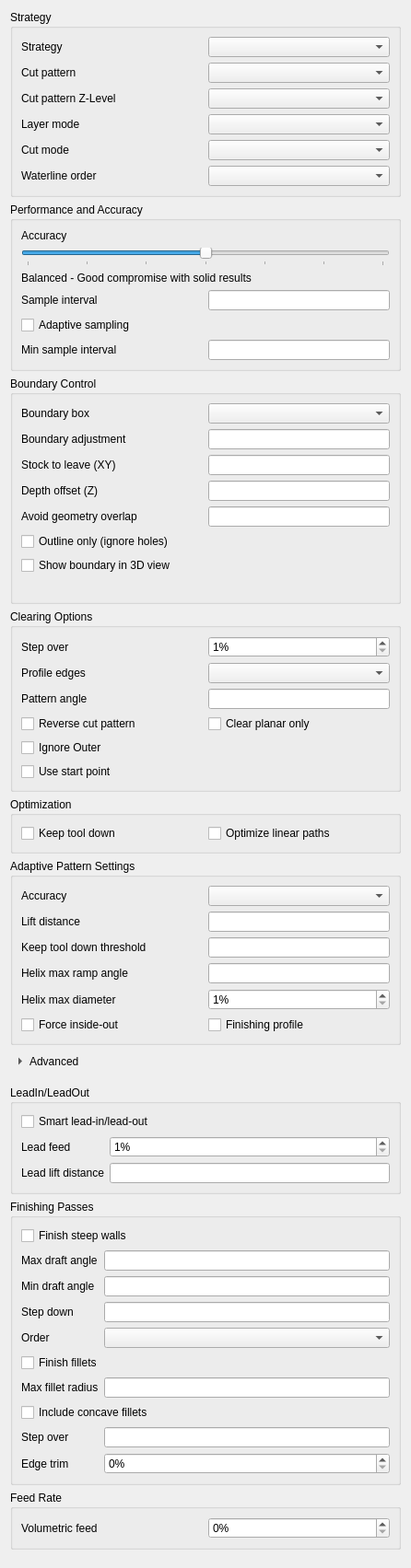
<?xml version="1.0" encoding="UTF-8"?>
<ui version="4.0">
 <class>Form</class>
 <widget class="QWidget" name="Form">
  <property name="geometry">
   <rect>
    <x>0</x>
    <y>0</y>
    <width>446</width>
    <height>1334</height>
   </rect>
  </property>
  <property name="windowTitle">
   <string notr="true">Form</string>
  </property>
  <layout class="QVBoxLayout" name="verticalLayout">
   <item>
    <widget class="QGroupBox" name="strategyGroup">
     <property name="title">
      <string>Strategy</string>
     </property>
     <property name="checkable">
      <bool>false</bool>
     </property>
     <layout class="QGridLayout" name="gridLayout">
      <item row="0" column="0">
       <widget class="QLabel" name="strategySelect_label">
        <property name="text">
         <string>Strategy</string>
        </property>
       </widget>
      </item>
      <item row="0" column="1">
       <widget class="QComboBox" name="strategySelect"/>
      </item>
      <item row="1" column="0">
       <widget class="QLabel" name="cutPattern_label">
        <property name="text">
         <string>Cut pattern</string>
        </property>
       </widget>
      </item>
      <item row="1" column="1">
       <widget class="QComboBox" name="cutPattern"/>
      </item>
      <item row="2" column="0">
       <widget class="QLabel" name="cutPatternZLevel_label">
        <property name="text">
         <string>Cut pattern Z-Level</string>
        </property>
       </widget>
      </item>
      <item row="2" column="1">
       <widget class="QComboBox" name="cutPatternZLevel"/>
      </item>
      <item row="3" column="0">
       <widget class="QLabel" name="layerMode_label">
        <property name="text">
         <string>Layer mode</string>
        </property>
       </widget>
      </item>
      <item row="3" column="1">
       <widget class="QComboBox" name="layerMode"/>
      </item>
      <item row="4" column="0">
       <widget class="QLabel" name="cutMode_label">
        <property name="text">
         <string>Cut mode</string>
        </property>
       </widget>
      </item>
      <item row="4" column="1">
       <widget class="QComboBox" name="cutMode"/>
      </item>
      <item row="5" column="0">
       <widget class="QLabel" name="waterlineOrder_label">
        <property name="text">
         <string>Waterline order</string>
        </property>
       </widget>
      </item>
      <item row="5" column="1">
       <widget class="QComboBox" name="waterlineOrder"/>
      </item>
     </layout>
    </widget>
   </item>
   <item>
    <widget class="QGroupBox" name="performanceAccuracyGroup">
     <property name="title">
      <string>Performance and Accuracy</string>
     </property>
     <property name="checkable">
      <bool>false</bool>
     </property>
     <property name="checked">
      <bool>false</bool>
     </property>
     <layout class="QGridLayout" name="gridLayout_1">
      <item row="0" column="0" colspan="2">
       <widget class="QFrame" name="accuracyFrame">
        <property name="toolTip">
         <string>Controls the smoothness of the mesh generated from the solid model.
Does not affect the toolpath point spacing (Sample Interval).</string>
        </property>
        <property name="frameShape">
         <enum>QFrame::NoFrame</enum>
        </property>
        <property name="frameShadow">
         <enum>QFrame::Raised</enum>
        </property>
        <layout class="QVBoxLayout" name="verticalLayout_accuracy">
         <property name="leftMargin">
          <number>0</number>
         </property>
         <property name="topMargin">
          <number>0</number>
         </property>
         <property name="rightMargin">
          <number>0</number>
         </property>
         <property name="bottomMargin">
          <number>0</number>
         </property>
         <item>
          <widget class="QLabel" name="label">
           <property name="text">
            <string>Accuracy</string>
           </property>
          </widget>
         </item>
         <item>
          <widget class="QSlider" name="accuracySlider">
           <property name="toolTip">
            <string>Adjust mesh quality vs processing speed: 1=Fastest (coarse), 7=Ultra (fine)</string>
           </property>
           <property name="minimum">
            <number>1</number>
           </property>
           <property name="maximum">
            <number>7</number>
           </property>
           <property name="value">
            <number>4</number>
           </property>
           <property name="orientation">
            <enum>Qt::Horizontal</enum>
           </property>
           <property name="tickPosition">
            <enum>QSlider::TicksBelow</enum>
           </property>
           <property name="tickInterval">
            <number>1</number>
           </property>
          </widget>
         </item>
         <item>
          <widget class="QLabel" name="accuracyDescription">
           <property name="toolTip">
            <string>Description of current mesh accuracy level</string>
           </property>
           <property name="text">
            <string>Balanced - Good compromise with solid results</string>
           </property>
          </widget>
         </item>
        </layout>
       </widget>
      </item>
      <item row="1" column="0">
       <widget class="QLabel" name="sampleInterval_label">
        <property name="text">
         <string>Sample interval</string>
        </property>
       </widget>
      </item>
      <item row="1" column="1">
       <widget class="Gui::InputField" name="sampleInterval">
        <property name="sizePolicy">
         <sizepolicy hsizetype="Minimum" vsizetype="Fixed">
          <horstretch>0</horstretch>
          <verstretch>0</verstretch>
         </sizepolicy>
        </property>
        <property name="unit" stdset="0">
         <string notr="true">mm</string>
        </property>
       </widget>
      </item>
      <item row="2" column="0">
       <widget class="QCheckBox" name="adaptiveSampling">
        <property name="text">
         <string>Adaptive sampling</string>
        </property>
       </widget>
      </item>
      <item row="3" column="0">
       <widget class="QLabel" name="minSampleInterval_label">
        <property name="text">
         <string>Min sample interval</string>
        </property>
       </widget>
      </item>
      <item row="3" column="1">
       <widget class="Gui::InputField" name="minSampleInterval">
        <property name="sizePolicy">
         <sizepolicy hsizetype="Minimum" vsizetype="Fixed">
          <horstretch>0</horstretch>
          <verstretch>0</verstretch>
         </sizepolicy>
        </property>
        <property name="unit" stdset="0">
         <string notr="true">mm</string>
        </property>
       </widget>
      </item>
     </layout>
    </widget>
   </item>
   <item>
    <widget class="QGroupBox" name="boundaryGroup">
     <property name="title">
      <string>Boundary Control</string>
     </property>
     <property name="checkable">
      <bool>false</bool>
     </property>
     <property name="checked">
      <bool>false</bool>
     </property>
     <layout class="QGridLayout" name="gridLayout_2">
      <item row="0" column="0">
       <widget class="QLabel" name="boundBoxSelect_label">
        <property name="text">
         <string>Boundary box</string>
        </property>
       </widget>
      </item>
      <item row="0" column="1">
       <widget class="QComboBox" name="boundBoxSelect"/>
      </item>
      <item row="1" column="0">
       <widget class="QLabel" name="boundaryAdjustment_label">
        <property name="text">
         <string>Boundary adjustment</string>
        </property>
       </widget>
      </item>
      <item row="1" column="1">
       <widget class="Gui::InputField" name="boundaryAdjustment">
        <property name="sizePolicy">
         <sizepolicy hsizetype="Minimum" vsizetype="Fixed">
          <horstretch>0</horstretch>
          <verstretch>0</verstretch>
         </sizepolicy>
        </property>
        <property name="unit" stdset="0">
         <string notr="true">mm</string>
        </property>
       </widget>
      </item>
      <item row="2" column="0">
       <widget class="QLabel" name="stockToLeave_label">
        <property name="text">
         <string>Stock to leave (XY)</string>
        </property>
       </widget>
      </item>
      <item row="2" column="1">
       <widget class="Gui::InputField" name="stockToLeave">
        <property name="sizePolicy">
         <sizepolicy hsizetype="Minimum" vsizetype="Fixed">
          <horstretch>0</horstretch>
          <verstretch>0</verstretch>
         </sizepolicy>
        </property>
        <property name="unit" stdset="0">
         <string notr="true">mm</string>
        </property>
       </widget>
      </item>
      <item row="3" column="0">
       <widget class="QLabel" name="depthOffset_label">
        <property name="text">
         <string>Depth offset (Z)</string>
        </property>
       </widget>
      </item>
      <item row="3" column="1">
       <widget class="Gui::InputField" name="depthOffset">
        <property name="sizePolicy">
         <sizepolicy hsizetype="Minimum" vsizetype="Fixed">
          <horstretch>0</horstretch>
          <verstretch>0</verstretch>
         </sizepolicy>
        </property>
        <property name="unit" stdset="0">
         <string notr="true">mm</string>
        </property>
       </widget>
      </item>
      <item row="4" column="0">
       <widget class="QLabel" name="avoidGeometryOverlap_label">
        <property name="text">
         <string>Avoid geometry overlap</string>
        </property>
       </widget>
      </item>
      <item row="4" column="1">
       <widget class="Gui::InputField" name="avoidGeometryOverlap">
        <property name="sizePolicy">
         <sizepolicy hsizetype="Minimum" vsizetype="Fixed">
          <horstretch>0</horstretch>
          <verstretch>0</verstretch>
         </sizepolicy>
        </property>
        <property name="unit" stdset="0">
         <string notr="true">mm</string>
        </property>
       </widget>
      </item>
      <item row="5" column="0" colspan="2">
       <widget class="QCheckBox" name="boundaryOutline">
        <property name="toolTip">
         <string>Limit the scan by the outer outline of the selected faces only, machining over their holes. Off: holes in the selected faces are kept out.</string>
        </property>
        <property name="text">
         <string>Outline only (ignore holes)</string>
        </property>
       </widget>
      </item>
      <item row="7" column="0" colspan="2">
       <widget class="QLabel" name="boundaryPreviewStatus">
        <property name="wordWrap">
         <bool>true</bool>
        </property>
        <property name="text">
         <string notr="true"/>
        </property>
       </widget>
      </item>
      <item row="6" column="0" colspan="2">
       <widget class="QCheckBox" name="showBoundaryPreview">
        <property name="toolTip">
         <string>Draws the operation's boundary in the 3D view while this panel is open: the outline (dashed), the region the tool center may visit (solid) and the Avoid Geometry zones.</string>
        </property>
        <property name="text">
         <string>Show boundary in 3D view</string>
        </property>
       </widget>
      </item>
     </layout>
    </widget>
   </item>
   <item>
    <widget class="QGroupBox" name="clearingOptionsGroup">
     <property name="title">
      <string>Clearing Options</string>
     </property>
     <property name="checkable">
      <bool>false</bool>
     </property>
     <property name="checked">
      <bool>false</bool>
     </property>
     <layout class="QGridLayout" name="gridLayout_3">
      <item row="0" column="0">
       <widget class="QLabel" name="stepOver_label">
        <property name="text">
         <string>Step over</string>
        </property>
       </widget>
      </item>
      <item row="0" column="1">
       <widget class="QSpinBox" name="stepOver">
        <property name="suffix">
         <string>%</string>
        </property>
        <property name="minimum">
         <number>1</number>
        </property>
        <property name="maximum">
         <number>100</number>
        </property>
        <property name="singleStep">
         <number>5</number>
        </property>
        <property name="decimals" stdset="0">
         <number>1</number>
        </property>
       </widget>
      </item>
      <item row="1" column="0">
       <widget class="QLabel" name="profileEdges_label">
        <property name="text">
         <string>Profile edges</string>
        </property>
       </widget>
      </item>
      <item row="1" column="1">
       <widget class="QComboBox" name="profileEdges"/>
      </item>
      <item row="2" column="0">
       <widget class="QLabel" name="cutPatternAngle_label">
        <property name="text">
         <string>Pattern angle</string>
        </property>
       </widget>
      </item>
      <item row="2" column="1">
       <widget class="Gui::InputField" name="cutPatternAngle">
        <property name="sizePolicy">
         <sizepolicy hsizetype="Minimum" vsizetype="Fixed">
          <horstretch>0</horstretch>
          <verstretch>0</verstretch>
         </sizepolicy>
        </property>
        <property name="unit" stdset="0">
         <string notr="true">deg</string>
        </property>
       </widget>
      </item>
      <item row="3" column="0">
       <widget class="QCheckBox" name="cutPatternReversed">
        <property name="text">
         <string>Reverse cut pattern</string>
        </property>
       </widget>
      </item>
      <item row="3" column="1">
       <widget class="QCheckBox" name="clearPlanarOnly">
        <property name="text">
         <string>Clear planar only</string>
        </property>
       </widget>
      </item>
      <item row="4" column="0">
       <widget class="QCheckBox" name="ignoreOuter">
        <property name="text">
         <string>Ignore Outer</string>
        </property>
       </widget>
      </item>
      <item row="5" column="0">
       <widget class="QCheckBox" name="useStartPoint">
        <property name="text">
         <string>Use start point</string>
        </property>
       </widget>
      </item>
     </layout>
    </widget>
   </item>
   <item>
    <widget class="QGroupBox" name="optimizationGroup">
     <property name="title">
      <string>Optimization</string>
     </property>
     <property name="flat">
      <bool>false</bool>
     </property>
     <property name="checkable">
      <bool>false</bool>
     </property>
     <property name="checked">
      <bool>false</bool>
     </property>
     <layout class="QGridLayout" name="gridLayout_4">
      <item row="0" column="0">
       <widget class="QCheckBox" name="keepToolDown">
        <property name="text">
         <string>Keep tool down</string>
        </property>
       </widget>
      </item>
      <item row="0" column="1">
       <widget class="QCheckBox" name="optimizeEnabled">
        <property name="text">
         <string>Optimize linear paths</string>
        </property>
       </widget>
      </item>
     </layout>
    </widget>
   </item>
   <item>
    <spacer name="verticalSpacer">
     <property name="orientation">
      <enum>Qt::Vertical</enum>
     </property>
     <property name="sizeHint" stdset="0">
      <size>
       <width>20</width>
       <height>40</height>
      </size>
     </property>
    </spacer>
   </item>
   <item>
    <widget class="QGroupBox" name="adaptivePatternGroup">
     <property name="title">
      <string>Adaptive Pattern Settings</string>
     </property>
     <layout class="QGridLayout" name="gridLayout_5">
      <item row="0" column="0">
       <widget class="QLabel" name="adaptivePatternAccuracy_label">
        <property name="text">
         <string>Accuracy</string>
        </property>
       </widget>
      </item>
      <item row="0" column="1">
       <widget class="QComboBox" name="adaptivePatternAccuracy"/>
      </item>
      <item row="1" column="0">
       <widget class="QLabel" name="liftDistance_label">
        <property name="text">
         <string>Lift distance</string>
        </property>
       </widget>
      </item>
      <item row="1" column="1">
       <widget class="Gui::InputField" name="liftDistance">
        <property name="sizePolicy">
         <sizepolicy hsizetype="Minimum" vsizetype="Fixed">
          <horstretch>0</horstretch>
          <verstretch>0</verstretch>
         </sizepolicy>
        </property>
        <property name="unit" stdset="0">
         <string notr="true">mm</string>
        </property>
       </widget>
      </item>
      <item row="2" column="0">
       <widget class="QLabel" name="keepToolDownThreshold_label">
        <property name="text">
         <string>Keep tool down threshold</string>
        </property>
       </widget>
      </item>
      <item row="2" column="1">
       <widget class="Gui::InputField" name="keepToolDownThreshold">
        <property name="sizePolicy">
         <sizepolicy hsizetype="Minimum" vsizetype="Fixed">
          <horstretch>0</horstretch>
          <verstretch>0</verstretch>
         </sizepolicy>
        </property>
        <property name="unit" stdset="0">
         <string notr="true"/>
        </property>
       </widget>
      </item>
      <item row="3" column="0">
       <widget class="QLabel" name="helixMaxRampAngle_label">
        <property name="text">
         <string>Helix max ramp angle</string>
        </property>
       </widget>
      </item>
      <item row="3" column="1">
       <widget class="Gui::InputField" name="helixMaxRampAngle">
        <property name="sizePolicy">
         <sizepolicy hsizetype="Minimum" vsizetype="Fixed">
          <horstretch>0</horstretch>
          <verstretch>0</verstretch>
         </sizepolicy>
        </property>
        <property name="unit" stdset="0">
         <string notr="true">deg</string>
        </property>
       </widget>
      </item>
      <item row="4" column="0">
       <widget class="QLabel" name="helixMaxDiameter_label">
        <property name="text">
         <string>Helix max diameter</string>
        </property>
       </widget>
      </item>
      <item row="4" column="1">
       <widget class="QSpinBox" name="helixMaxDiameter">
        <property name="suffix">
         <string>%</string>
        </property>
        <property name="minimum">
         <number>1</number>
        </property>
        <property name="maximum">
         <number>100</number>
        </property>
        <property name="singleStep">
         <number>5</number>
        </property>
        <property name="decimals" stdset="0">
         <number>1</number>
        </property>
       </widget>
      </item>
      <item row="5" column="0">
       <widget class="QCheckBox" name="forceInsideOut">
        <property name="text">
         <string>Force inside-out</string>
        </property>
       </widget>
      </item>
      <item row="5" column="1">
       <widget class="QCheckBox" name="finishingProfile">
        <property name="text">
         <string>Finishing profile</string>
        </property>
       </widget>
      </item>
     </layout>
    </widget>
   </item>
   <item>
    <widget class="QToolButton" name="advancedToggle">
     <property name="text">
      <string>Advanced</string>
     </property>
     <property name="checkable">
      <bool>true</bool>
     </property>
     <property name="autoRaise">
      <bool>true</bool>
     </property>
     <property name="toolButtonStyle">
      <enum>Qt::ToolButtonTextBesideIcon</enum>
     </property>
     <property name="arrowType">
      <enum>Qt::RightArrow</enum>
     </property>
    </widget>
   </item>
   <item>
    <widget class="QWidget" name="advancedContent">
     <layout class="QVBoxLayout" name="verticalLayout_advanced">
      <property name="leftMargin">
       <number>0</number>
      </property>
      <property name="rightMargin">
       <number>0</number>
      </property>
      <item>
       <widget class="QGroupBox" name="leadsGroup">
        <property name="title">
         <string>LeadIn/LeadOut</string>
        </property>
        <layout class="QGridLayout" name="gridLayout_leads">
              <item row="0" column="0" colspan="2">
               <widget class="QCheckBox" name="leadInOut">
                <property name="text">
                 <string>Smart lead-in/lead-out</string>
                </property>
               </widget>
              </item>
              <item row="1" column="0">
               <widget class="QLabel" name="leadFeed_label">
                <property name="text">
                 <string>Lead feed</string>
                </property>
               </widget>
              </item>
              <item row="1" column="1">
               <widget class="QSpinBox" name="leadFeed">
                <property name="suffix">
                 <string>%</string>
                </property>
                <property name="minimum">
                 <number>1</number>
                </property>
                <property name="maximum">
                 <number>100</number>
                </property>
                <property name="singleStep">
                 <number>5</number>
                </property>
               </widget>
              </item>
              <item row="2" column="0">
               <widget class="QLabel" name="leadLiftDistance_label">
                <property name="text">
                 <string>Lead lift distance</string>
                </property>
               </widget>
              </item>
              <item row="2" column="1">
               <widget class="Gui::InputField" name="leadLiftDistance">
                <property name="unit" stdset="0">
                 <string>mm</string>
                </property>
               </widget>
              </item>
        </layout>
       </widget>
      </item>
      <item>
       <widget class="QGroupBox" name="finishingGroup">
        <property name="title">
         <string>Finishing Passes</string>
        </property>
        <layout class="QGridLayout" name="gridLayout_finishing">
              <item row="0" column="0" colspan="2">
               <widget class="QCheckBox" name="finishSteepWalls">
                <property name="text">
                 <string>Finish steep walls</string>
                </property>
               </widget>
              </item>
              <item row="1" column="0">
               <widget class="QLabel" name="steepMaxDraftAngle_label">
                <property name="text">
                 <string>Max draft angle</string>
                </property>
               </widget>
              </item>
              <item row="1" column="1">
               <widget class="Gui::InputField" name="steepMaxDraftAngle">
                <property name="unit" stdset="0">
                 <string>°</string>
                </property>
               </widget>
              </item>
              <item row="2" column="0">
               <widget class="QLabel" name="steepMinDraftAngle_label">
                <property name="text">
                 <string>Min draft angle</string>
                </property>
               </widget>
              </item>
              <item row="2" column="1">
               <widget class="Gui::InputField" name="steepMinDraftAngle">
                <property name="unit" stdset="0">
                 <string>°</string>
                </property>
               </widget>
              </item>
              <item row="3" column="0">
               <widget class="QLabel" name="steepStepDown_label">
                <property name="text">
                 <string>Step down</string>
                </property>
               </widget>
              </item>
              <item row="3" column="1">
               <widget class="Gui::InputField" name="steepStepDown">
                <property name="unit" stdset="0">
                 <string>mm</string>
                </property>
               </widget>
              </item>
              <item row="4" column="0">
               <widget class="QLabel" name="steepOrder_label">
                <property name="text">
                 <string>Order</string>
                </property>
               </widget>
              </item>
              <item row="4" column="1">
               <widget class="QComboBox" name="steepOrder"/>
              </item>
              <item row="5" column="0" colspan="2">
               <widget class="QCheckBox" name="finishFillets">
                <property name="text">
                 <string>Finish fillets</string>
                </property>
               </widget>
              </item>
              <item row="6" column="0">
               <widget class="QLabel" name="filletMaxRadius_label">
                <property name="text">
                 <string>Max fillet radius</string>
                </property>
               </widget>
              </item>
              <item row="6" column="1">
               <widget class="Gui::InputField" name="filletMaxRadius">
                <property name="unit" stdset="0">
                 <string>mm</string>
                </property>
               </widget>
              </item>
              <item row="7" column="0" colspan="2">
               <widget class="QCheckBox" name="filletIncludeConcave">
                <property name="text">
                 <string>Include concave fillets</string>
                </property>
               </widget>
              </item>
              <item row="8" column="0">
               <widget class="QLabel" name="filletStepOver_label">
                <property name="text">
                 <string>Step over</string>
                </property>
               </widget>
              </item>
              <item row="8" column="1">
               <widget class="Gui::InputField" name="filletStepOver">
                <property name="unit" stdset="0">
                 <string>mm</string>
                </property>
               </widget>
              </item>
              <item row="9" column="0">
               <widget class="QLabel" name="filletEdgeTrim_label">
                <property name="text">
                 <string>Edge trim</string>
                </property>
               </widget>
              </item>
              <item row="9" column="1">
               <widget class="QSpinBox" name="filletEdgeTrim">
                <property name="suffix">
                 <string>%</string>
                </property>
                <property name="minimum">
                 <number>0</number>
                </property>
                <property name="maximum">
                 <number>100</number>
                </property>
                <property name="singleStep">
                 <number>5</number>
                </property>
               </widget>
              </item>
        </layout>
       </widget>
      </item>
      <item>
       <widget class="QGroupBox" name="feedGroup">
        <property name="title">
         <string>Feed Rate</string>
        </property>
        <layout class="QGridLayout" name="gridLayout_feed">
              <item row="0" column="0">
               <widget class="QLabel" name="volumetricFeedPercent_label">
                <property name="text">
                 <string>Volumetric feed</string>
                </property>
               </widget>
              </item>
              <item row="0" column="1">
               <widget class="QSpinBox" name="volumetricFeedPercent">
                <property name="suffix">
                 <string>%</string>
                </property>
                <property name="minimum">
                 <number>0</number>
                </property>
                <property name="maximum">
                 <number>100</number>
                </property>
                <property name="singleStep">
                 <number>5</number>
                </property>
               </widget>
              </item>
        </layout>
       </widget>
      </item>
     </layout>
    </widget>
   </item>
  </layout>
 </widget>
 <customwidgets>
  <customwidget>
   <class>Gui::InputField</class>
   <extends>QLineEdit</extends>
   <header>Gui/InputField.h</header>
  </customwidget>
 </customwidgets>
 <tabstops>
  <tabstop>strategyGroup</tabstop>
  <tabstop>strategySelect</tabstop>
  <tabstop>cutPattern</tabstop>
  <tabstop>cutPatternZLevel</tabstop>
  <tabstop>layerMode</tabstop>
  <tabstop>performanceAccuracyGroup</tabstop>
  <tabstop>accuracySlider</tabstop>
  <tabstop>sampleInterval</tabstop>
  <tabstop>adaptiveSampling</tabstop>
  <tabstop>minSampleInterval</tabstop>
  <tabstop>boundaryGroup</tabstop>
  <tabstop>boundBoxSelect</tabstop>
  <tabstop>boundaryAdjustment</tabstop>
  <tabstop>stockToLeave</tabstop>
  <tabstop>depthOffset</tabstop>
  <tabstop>avoidGeometryOverlap</tabstop>
  <tabstop>boundaryOutline</tabstop>
  <tabstop>showBoundaryPreview</tabstop>
  <tabstop>clearingOptionsGroup</tabstop>
  <tabstop>stepOver</tabstop>
  <tabstop>profileEdges</tabstop>
  <tabstop>optimizationGroup</tabstop>
  <tabstop>ignoreOuter</tabstop>
  <tabstop>clearPlanarOnly</tabstop>
  <tabstop>cutPatternReversed</tabstop>
  <tabstop>cutPatternAngle</tabstop>
  <tabstop>adaptivePatternGroup</tabstop>
  <tabstop>adaptivePatternAccuracy</tabstop>
  <tabstop>liftDistance</tabstop>
  <tabstop>keepToolDownThreshold</tabstop>
  <tabstop>helixMaxRampAngle</tabstop>
  <tabstop>helixMaxDiameter</tabstop>
  <tabstop>forceInsideOut</tabstop>
  <tabstop>finishingProfile</tabstop>
 </tabstops>
 <resources/>
 <connections/>
</ui>
